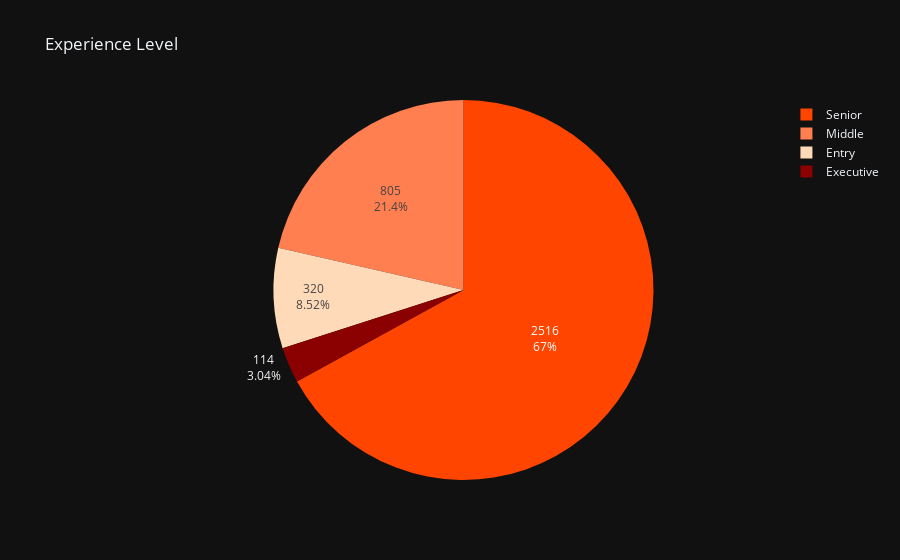

The cell this chart's notebook holds for it:
### Markdown cell above
## Experience Level

### Code cell
colors=["orangered", "coral", "peachpuff", "darkred"]

experience_level_counts = df_salaries["experience_level"].value_counts()

fig = go.Figure(data=[go.Pie(
            values=experience_level_counts.values, 
            labels=['Senior', 'Middle', 'Entry', 'Executive'], 
            textinfo='percent+value',
            marker_colors=colors)])
fig.update_layout(
    title_text='Experience Level',
    template='plotly_dark'
)
fig.show()

### Figure 1 — Plotly figure (JSON) as saved in the notebook; plotly's stock layout.template omitted (floating-point values rounded to 4 significant figures)
{"data": [{"labels": ["Senior", "Middle", "Entry", "Executive"], "marker": {"colors": ["orangered", "coral", "peachpuff", "darkred"]}, "textinfo": "percent+value", "type": "pie", "values": [2516, 805, 320, 114]}], "layout": {"autosize": true, "title": {"text": "Experience Level"}}}
